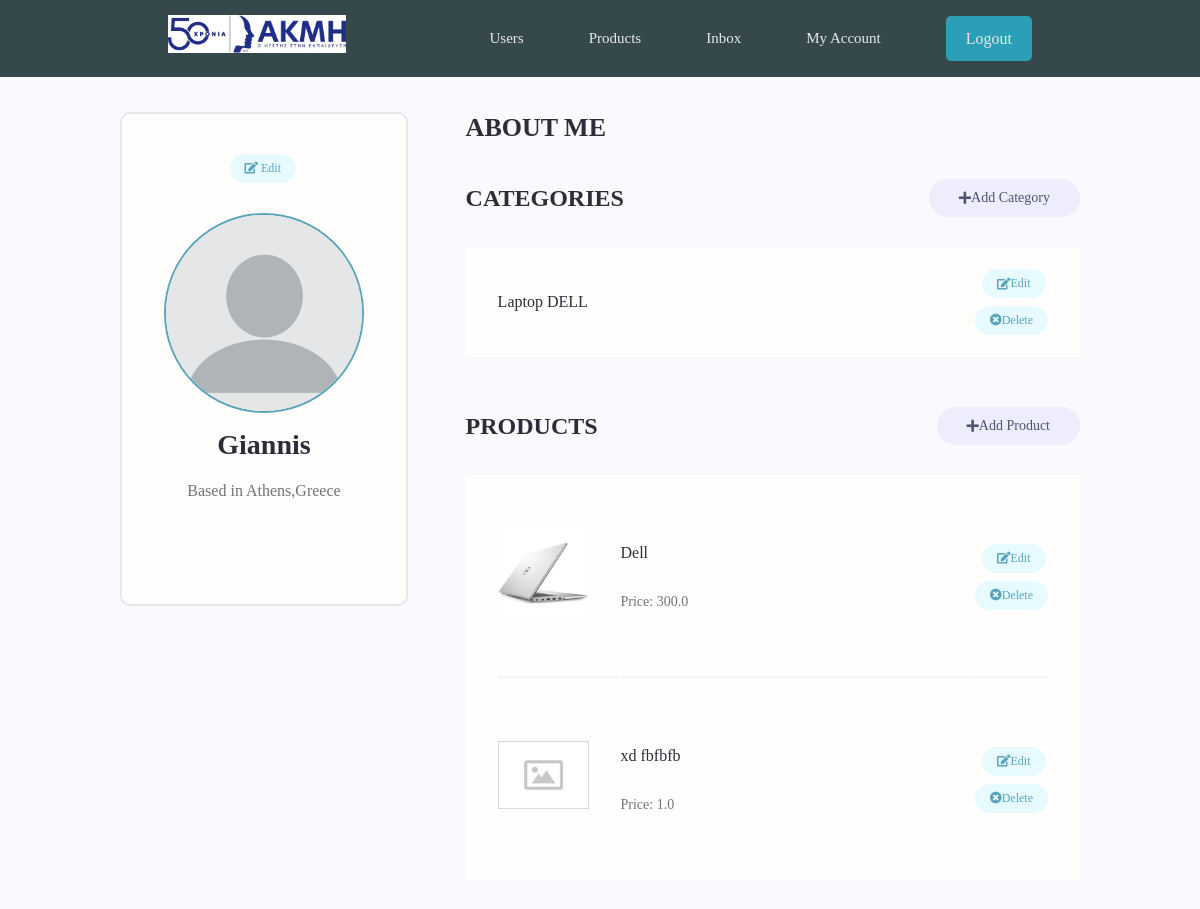
Screenshot of /account/ (signed in) with the database file from the repository.
### users/models.py (models this page shows, shortened)
class Profile(models.Model):
    user = models.OneToOneField(User, on_delete=models.CASCADE, null=True, blank=True)
    name = models.CharField(max_length=200, blank=True, null=True)
    email = models.EmailField(max_length=500, blank=True, null=True)
    username = models.CharField(max_length=200, blank=True, null=True)
    location = models.CharField(max_length=200, blank=True, null=True)
    short_intro = models.CharField(max_length=20, blank=True, null=True)
    bio = models.TextField(blank=True, null=True)
    prof_image = models.ImageField(null=True, blank=True, upload_to = 'profiles/', default="profiles/user_default.png")
    social_insta = models.CharField(max_length=100, blank=True, null=True)
    social_fb = models.CharField(max_length=100, blank=True, null=True)
    created = models.DateTimeField(auto_now_add=True)
    id = models.UUIDField(default=uuid.uuid4, unique=True, primary_key=True, editable=False)
    class Meta:
        ordering = ['-created']
    @property
    def imageURL(self):
        try:
            url = self.prof_image.url
        except:
            url = ''
        return url

class Category(models.Model):
      owner = models.ForeignKey(Profile, on_delete = models.CASCADE, null=True, blank=True)
      name = models.CharField(max_length=200, blank=True, null=True)
      description = models.TextField(null=True, blank=True)
      created = models.DateTimeField(auto_now_add=True)
      id = models.UUIDField(default=uuid.uuid4, unique=True, primary_key=True, editable=False)
      class Meta:
          verbose_name_plural='Categories'

### projects/models.py (models this page shows, shortened)
class Product(models.Model):
    owner = models.ForeignKey(Profile, null=True, blank=True, on_delete=models.CASCADE)
    title = models.CharField(max_length=200)
    description = models.TextField(null=True, blank=True)
    featured_image = models.ImageField(null=True, blank=True, default="default.jpg")
    price = models.FloatField(null=True, blank=False)
    tags = models.ManyToManyField('Tag', blank=True)
    vote_total = models.IntegerField(default=0, null=True, blank=True)
    vote_ratio = models.IntegerField(default=0, null=True, blank=True)
    created = models.DateTimeField(auto_now_add=True)
    id = models.UUIDField(default=uuid.uuid4, unique=True, primary_key=True, editable=False)
    class Meta:
        ordering = ["-vote_ratio", "-vote_total", "title"]
    @property
    def imageURL(self):
        try:
            url = self.featured_image.url
        except:
            url = ''
        return url

### users/views.py (the view)
# urls.py: path('account/', views.userAccount, name='account'),
@login_required(login_url='login')
def userAccount(request):
    profile = request.user.profile
    categories = profile.category_set.all()
    products = profile.product_set.all()
    context = {'profile':profile, 'categories':categories, 'products':products}
    return render(request, 'users/account.html', context)

### users/templates/users/account.html (shortened to what this page needs)
{% extends 'main.html' %}
{% load fontawesome_5 %}
{% block content %}
<main class="settingsPage profile my-md">
  <div class="container">
    <div class="layout">
      <div class="column column--1of3">
        <div class="card text-center">
          <div class="card__body dev">
            <a class="tag tag--pill tag--main settings__btn" href="{% url 'edit-account' %}"><i class="fas fa-edit"></i>
              Edit</a>
            <img class="avatar avatar--xl dev__avatar" src="{{profile.imageURL}}" />
            <h2 class="dev__name">{{profile.name}}</h2>
            <p class="dev__location">Based in {{profile.location}}</p>
          </div>
        </div>
      </div>
      <div class="column column--2of3">
        <div class="devInfo">
          <h3 class="devInfo__title">About Me</h3>
        </div>
        <div class="settings">
          <h3 class="settings__title">Categories</h3>
          <a class="tag tag--pill tag--sub settings__btn tag--lg" href="{% url 'create-category' %}"><i
              class="fas fa-plus"></i> Add Category</a>
        </div>
        <table class="settings__table">
          {% for category in categories %}
          <tr>
            <td class="settings__tableInfo">
              <h4>{{category.name}}</h4>
            </td>
            <td class="settings__tableActions">
              <a class="tag tag--pill tag--main settings__btn" href="{% url 'update-category' category.id %}"><i
                  class="fas fa-edit"></i> Edit</a>
              <a class="tag tag--pill tag--main settings__btn" href="{% url 'delete-category' category.id %}"><i class="fas fa-times-circle"></i>
                Delete</a>
            </td>
          </tr>
          {% endfor %}
        </table>
        <div class="settings">
          <h3 class="settings__title">Products</h3>
          <a class="tag tag--pill tag--sub settings__btn tag--lg" href="{% url 'create-product' %}"><i
              class="fas fa-plus"></i> Add Product</a>
        </div>
        <table class="settings__table">
          {% for product in products %}
          <tr>
            <td class="settings__thumbnail">
              <a href="{% url 'product' product.id %}"><img src="{{product.imageURL}}" alt="Product Thumbnail" /></a>
            </td>
            <td class="settings__tableInfo">
              <a href="{% url 'product' product.id %}">{{product.title}}</a>
              <br>
              <p class="product__price">Price: {{ product.price }}</p>
            </td>
            <td class="settings__tableActions">
              <a class="tag tag--pill tag--main settings__btn" href="{% url 'update-product' product.id %}"><i
                  class="fas fa-edit"></i> Edit</a>
              <a class="tag tag--pill tag--main settings__btn"
                href="{% url 'delete-product'  product.id %}"><i class="fas fa-times-circle"></i>
                Delete</a>
            </td>
          </tr>
          {% endfor %}
        </table>
      </div>
    </div>
  </div>
</main>
{% endblock %}

### static/styles/app.css (style rules this page uses)
:root { --color-sub: #2d2d39; }
.card { border: 2px solid var(--color-light); }
img { width: 100%; }
.profile .card > .dev { padding: 4rem; }
.dev__avatar { display: block; margin: auto; }
.dev__name { color: var(--color-sub); font-size: 2.8rem; font-weight: 700; margin-top: 1rem; margin-bottom: 0.5rem; }
.dev__location { margin-top: 1rem; }
.devInfo { margin-bottom: 3rem; }
.devInfo__title, .devInfo__subtitle { font-size: 2.6rem; color: var(--color-sub); text-transform: uppercase; font-weight: 700; margin-bottom: 1.5rem; }
.settingsPage .dev > .settings__btn { display: inline-block; margin-bottom: 3rem; }
.settings { display: flex; justify-content: space-between; align-items: center; }
.settings__title { font-size: 2.4rem; text-transform: uppercase; font-weight: 700; color: var(--color-sub); }
.settings__table { margin-top: 3rem; margin-bottom: 5rem; padding: 0 3rem; background: var(--color-white); }
.settings__table tr { width: 100%; }
.settings__table tr > td { padding: 2rem 0; }
.settings__table tr:not(:last-child) td { border-bottom: 2px solid var(--color-white-light); }
.settings__thumbnail { width: 23%; min-width: 10rem; }
.settings__thumbnail img { padding-right: 3rem; height: 15rem; object-fit: contain; }
.settings__tableInfo { width: 100%; }
.settings__tableInfo h4, .settings__tableInfo a { padding-right: 1rem; width: auto; font-size: 1.6rem; font-weight: 500; color: var(--color-sub); }
.settings__tableInfo p { font-size: 1.4rem; }
.settings__tableActions { text-align: right; }

### static/uikit/styles/modules/_variables.css (style rules this page uses)
:root { --color-main: #5aa5b9; --color-main-light: #e6faff; --color-sub: #3f4156; --color-sub-light: #51546e; --color-sub-lighter: #ededfd; --color-text: #737373; --color-gray: #8b8b8b; --color-light: #e5e7eb; --color-light-gray: #767676; --color-bg: #f8fafd; --color-white: #fffefd; --color-white-light: #f3f3f3; --color-success: #359e64; --color-success-bg: #def8e8; --color-error: #fc4b0b; --color-error-bg: #fff2ee; --font-monospace: 'Fira Code', 'Courier New', courier, monospace; --font-regular: 300; --font-medium: 500; --font-bold: 700; --generic-shadow: 1px 1px 5px #00000010; --generic-transition: all 0.3s ease-in-out; }

### static/uikit/styles/modules/_base.css (style rules this page uses)
* { margin: 0; padding: 0; box-sizing: border-box; text-rendering: optimizeLegibility; color: inherit; font-size: inherit; }
html { font-size: 50%; }
@media only screen and (min-width: 480px) { html { font-size: 56.25%; } }
@media only screen and (min-width: 1200px) { html { font-size: 62.5%; } }
body { line-height: 1.6; font-weight: 400; font-size: 1.5rem; color: var(--color-text); background-color: var(--color-bg); min-height: 100vh; }

### static/uikit/styles/modules/_typography.css (style rules this page uses)
* { font-family: var(--font-base); }
h2 { font-size: 3.6rem; font-weight: var(--font-bold); }
h3 { font-size: 3.2rem; font-weight: var(--font-medium); }
h4 { font-size: 2.8rem; font-weight: var(--font-medium); }
p, span, strong { font-size: 1.6rem; color: var(--color-text); font-weight: var(--font-regular); }
a { padding-bottom: 2px; text-decoration: none; display: inline-block; color: var(--color-main); font-weight: var(--font-medium); }

### static/uikit/styles/modules/_utilities.css (style rules this page uses)
.container { width: 92%; max-width: 165rem; margin: 0 auto; box-sizing: border-box; }
@media screen and (min-width: 1000px) { .container { width: 90%; } }
@media screen and (min-width: 1200px) { .container { width: 80%; } }
.text-center { text-align: center; }
.my-md { margin: 3rem auto; }

### static/uikit/styles/modules/_avatar.css (style rules this page uses)
.avatar { border-radius: 50%; border: 2px solid var(--color-main); object-fit: cover; }
.avatar--xl { height: 20rem; width: 20rem; }

### static/uikit/styles/modules/_card.css (style rules this page uses)
.card { border-radius: 1rem; background-color: var(--color-white); border: 1.5px solid var(--color-light); width: auto; height: auto; margin-top: 0.5rem; margin-bottom: 0.5rem; overflow: hidden; }
.card__body, .card__header { padding: 2rem 2.5rem; }

### static/uikit/styles/modules/_tag.css (style rules this page uses)
.tag { display: inline-flex; align-items: center; background-color: var(--color-sub); height: -webkit-fit-content; height: -moz-fit-content; height: fit-content; width: -webkit-fit-content; width: -moz-fit-content; width: fit-content; border-radius: 0.5rem; padding: 0.5rem 1.5rem; font-size: 1.2rem; cursor: pointer; }
.tag:not(:last-child) { margin-right: 0.25rem; margin-bottom: 0.75rem; }
.tag--pill { border-radius: 5rem; }
.tag--main, .tag--main > small { background: var(--color-main-light); color: var(--color-main); font-weight: 500; }
.tag--sub, .tag--sub > small { background: var(--color-sub-lighter); color: var(--color-sub-light); font-weight: 500; }
.tag--lg { padding: 0.8rem 3rem; font-size: 1.4rem; }

### rows the page displays
Profile: imageURL (placeholder picture), name "Giannis", location "Athens,Greece"
Category: name "Laptop DELL"
Product: imageURL (picture), title "Dell", price "300.0"
Product: imageURL (placeholder picture), title "xd fbfbfb", price "1.0"
